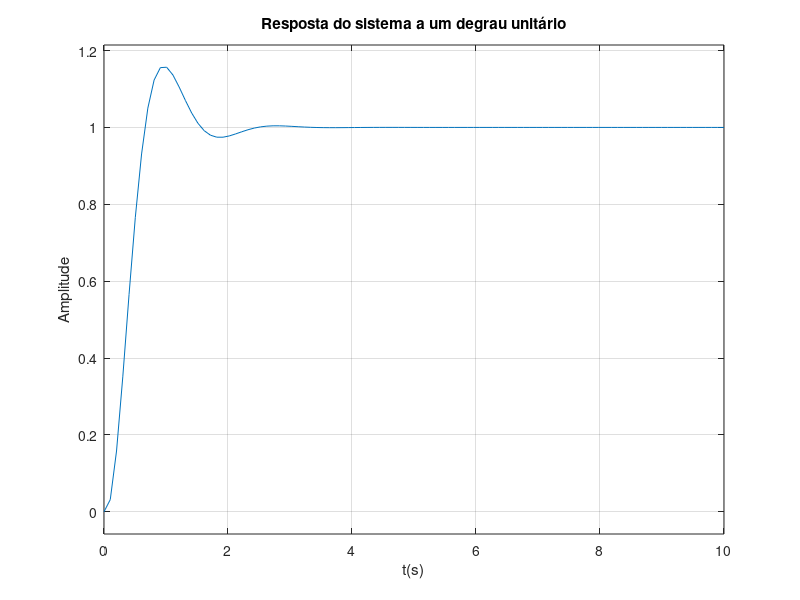

Write the MATLAB code that produced this figure.
clc
clear all
close all

%{
    Na parte 1, o sobressinal e o tempo de acomodação foram distintos
    dos especificados por termos escolhido o terceiro polo s3 muito
    próximo dos polos dominantes de malha fechada. Para aproximar o
    comportamento transitório deste sistema de terceira ordem do
    comportamento de um sistema de segunda ordem, escolha o terceiro
    polo mais afastado dos polos dominantes, isto é, s3=−20. Recalcule o
    vetor de ganhos K e o ganho Kr. Observe os valores dos ganhos, o
    sobressinal e o tempo de acomodação obtidos através de simulação.
%}

up = 0.1630;
ts = 2;

A = [0 1 0 ; 0 0 1 ; 0 -2 -3];
B = [0 ; 0 ; 1];
C = [2 0 0];
D = 0;

sys = ss(A, B, C, D);

damp = -log(up) / sqrt(pi^2 + (log(up))^2);
natural_frequency = 4 / (ts * damp);

real_s = -damp * natural_frequency;
img_s = natural_frequency * sqrt(1 - damp^2);
s1 = real_s + i * img_s;
s2 = real_s - i * img_s;
s3 = -20;

%{
    a) O vetor de ganhos do controlador é:
%}

M = ctrb(A, B);
K = place(A, B, [s1, s2, s3])

%{
    b) O ganho CC do sistema compensado é:
%}

Amf = A - B * K

sysMF = ss(Amf, B, C, D);
dcGain = dcgain(sysMF)

%{
    c) O valor do ganho que pondera a referência é: Kr
%}

kr = 1 / dcGain

Bmf = B * kr
Cmf = C
Dmf = D;

sysMF = ss(Amf, Bmf, Cmf, Dmf);

%{
    d) A partir da simulação do sistema compensado, o sistema exibe um
    sobressinal de:
%}

figure;
time = linspace(0, 10, 100);
step(sysMF, time);
title('Resposta do sistema a um degrau unitário')
xlabel('t(s)');
ylabel('Amplitude')

